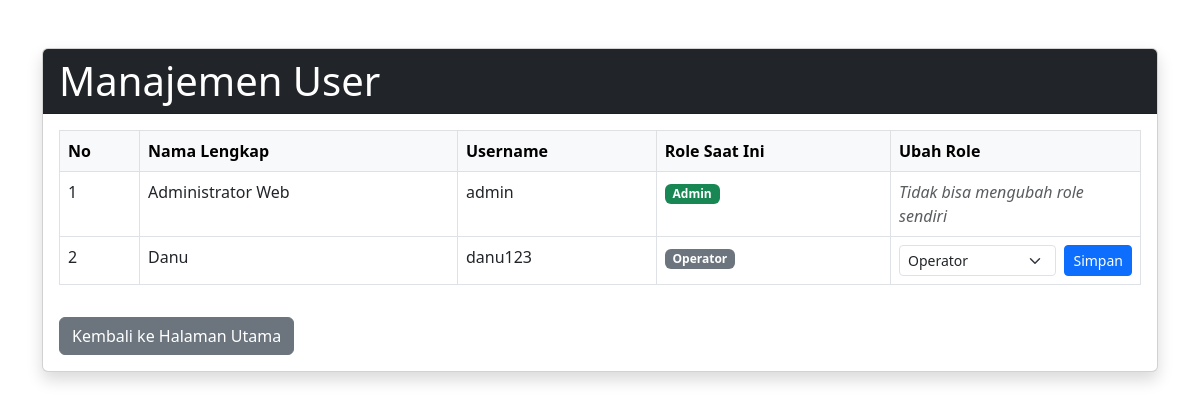
/login/manage_user/manage_users.php (signed in), run on the app's committed database.
### tables this page shows
CREATE TABLE `user` (
  `id` int NOT NULL,
  `username` varchar(50) NOT NULL,
  `password` varchar(255) NOT NULL,
  `nama_lengkap` varchar(100) DEFAULT NULL,
  `role` enum('admin','operator') NOT NULL DEFAULT 'operator'
);

### login/manage_user/manage_users.php (the view, shortened to what this page needs)
<?php
require_once '../../main/config_db.php';
$sql = "SELECT id, username, nama_lengkap, role FROM user ORDER BY nama_lengkap ASC";
$result = mysqli_query($conn, $sql);
?>
<!DOCTYPE html>
<html lang="id">
<head>
    <link href="https://cdn.jsdelivr.net/npm/bootstrap@5.3.0/dist/css/bootstrap.min.css" rel="stylesheet">
</head>
<body>
    <div class="container mt-5">
        <div class="card shadow">
            <div class="card-header bg-dark text-white">
                <h1 class="mb-0">Manajemen User</h1>
            </div>
            <div class="card-body">
                <div class="table-responsive">
                    <table class="table table-bordered table-hover">
                        <thead class="table-light">
                            <tr>
                                <th>No</th>
                                <th>Nama Lengkap</th>
                                <th>Username</th>
                                <th>Role Saat Ini</th>
                                <th style="width: 250px;">Ubah Role</th>
                            </tr>
                        </thead>
                        <tbody>
                            <?php $no = 1; ?>
                            <?php while($user = mysqli_fetch_assoc($result)): ?>
                                <tr>
                                    <td><?= $no++ ?></td>
                                    <td><?= htmlspecialchars($user['nama_lengkap']) ?></td>
                                    <td><?= htmlspecialchars($user['username']) ?></td>
                                    <td>
                                        <?php if ($user['role'] == 'admin'): ?>
                                            <span class="badge bg-success">Admin</span>
                                        <?php else: ?>
                                            <span class="badge bg-secondary">Operator</span>
                                        <?php endif; ?>
                                    </td>
                                    <td>
                                        <?php if ($user['id'] == $_SESSION['user_id']): ?>
                                            <span class="text-muted fst-italic">Tidak bisa mengubah role sendiri</span>
                                        <?php else: ?>
                                            <form action="handle_update_role.php" method="POST" class="d-flex">
                                                <select name="new_role" class="form-select form-select-sm me-2">
                                                    <option value="operator" <?= ($user['role'] == 'operator') ? 'selected' : '' ?>>Operator</option>
                                                </select>
                                                <button type="submit" class="btn btn-primary btn-sm">Simpan</button>
                                            </form>
                                        <?php endif; ?>
                                    </td>
                                </tr>
                            <?php endwhile; ?>
                        </tbody>
                    </table>
                </div>
                <a href="../../index.php" class="btn btn-secondary mt-3">Kembali ke Halaman Utama</a>
            </div>
        </div>
    </div>
</body>
</html>

### data on the page
user: nama_lengkap "Administrator Web", username "admin", role "Admin", shows "Tidak bisa mengubah role sendiri"
user: nama_lengkap "Danu", username "danu123", shows "Operator", new_role "Operator"
